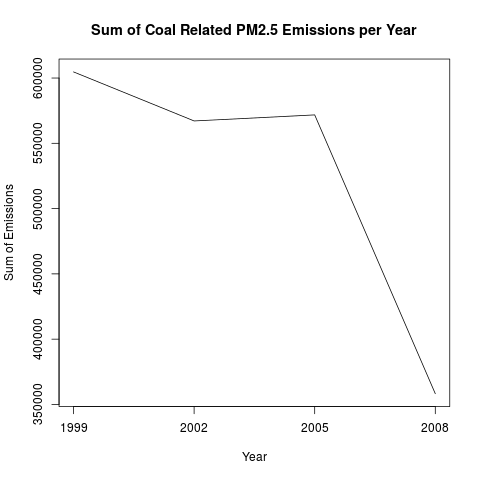

Write R code to recreate this figure.
get.selected.data <- function(type)
    {
        if (type=="p")
            the.data <- save.load.full.data()
        else if (type=="s")
            the.data <- save.load.full.data(type)
        else
            return(NULL)
        
        return(the.data)
    }

get.dat <- function(type="p")
    {
        source("./functions.r")
        the.data <- get.selected.data(type)
        if (length(the.data) == 0)
            {
                get.data.files.ready()
                the.data <- get.selected.data(type)
            }

        return(the.data)
    }

get.carbon.scc <- function(scc)
    {
        carbon.dat <- data.frame()
        carbon.scc.dat <- data.frame()
        carbon.scc.dat$scc <- vector("character")

        ## everything is collected which has "Coal" or "coal" in its name.
        ## this category is too broad, later will need to be refined
        ## to make it "coal _combustion_ related"
        for(a.row in scc)
            {
                the.index <- grep("[Cc]oal",a.row)
                if (class(the.index) == "integer")
                    {
                        coal.expr <- grep("[Cc]oal",a.row,value=T)
                        if (length(the.index) != 0)
                            {
                                carbon.dat <- rbind(carbon.dat,scc[the.index,])
                                carbon.scc.dat <- rbind(carbon.scc.dat,data.frame(scc$SCC[the.index]))
                            }
                    }
            }

        names(carbon.scc.dat) = c("scc")
        carbon.scc.dat$scc = factor(carbon.scc.dat$scc)
        carbon.related.scc <- levels(carbon.scc.dat$scc)

        return(carbon.related.scc)
    }

get.sum.carbon <- function(pm25,carbon.related.scc)
    {
        library(dplyr)
        carbon.related.dat <- dplyr::filter(pm25,SCC %in% carbon.related.scc)
        
        carbon.by.yr <- group_by(carbon.related.dat,year)
        sum.carbon <- summarise(carbon.by.yr,sum(Emissions))
        names(sum.carbon) = c("year","emissions")
        return(sum.carbon)
    }

draw.plot.4 <- function(sum.carbon,to.png=T) {
    if (to.png==T)
        png("plot4.png")
    plot(sum.carbon$year,sum.carbon$emissions,
         main="Sum of Coal Related PM2.5 Emissions per Year",
         ylab="Sum of Emissions",
         xlab="Year",xaxt = "n", type="n")
    axis(1,at=sum.carbon$year,labels=sum.carbon$year)
    lines(sum.carbon$year,sum.carbon$emissions)
    if (to.png==T)
        dev.off()
}

pm25 <- get.dat()
scc <- get.dat("s")
carbon.scc <- get.carbon.scc(scc)
sum.carbon <- get.sum.carbon(pm25,carbon.scc)
draw.plot.4(sum.carbon)
